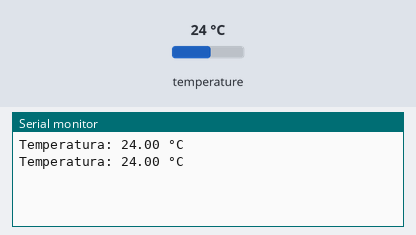
Recording of a sketch running on a simulated Arduino Uno, built with avr-gcc and run on an emulated ATmega328P. Shown: the last lines printed to the serial monitor. The inputs (shaded band) are chosen by the test bench; at power-on: temperature 24 °C.

Above: at 4.3 s.
4.4 s: temperature set to 12 °C
At 7.0 s:
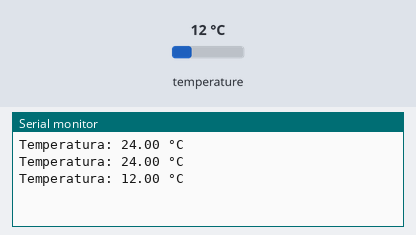
8.1 s: temperature set to 19 °C
At 10.2 s:
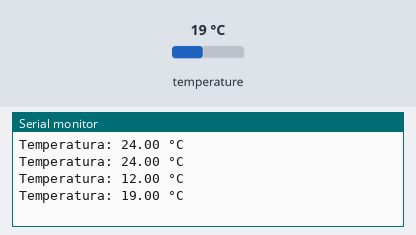
Timing chart, 0 to 11.7 s (numbered marks = the images above; inputs shaded):
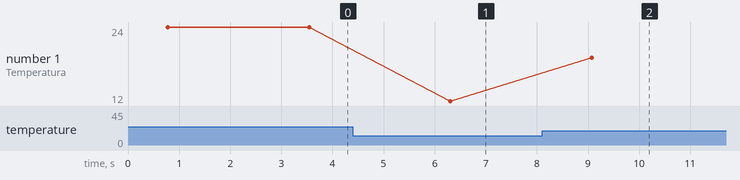

Measured:
- after the input at 4.4 s, the serial monitor: prints a new line after 1.9 s (image 1)
- after the input at 8.1 s, the serial monitor: prints a new line after 0.97 s (image 2)
- plotted number 1: 24 → 12 after the input at 4.4 s, 12 → 19 after the input at 8.1 s

The sketch:

Temp_DS18B20.ino
```cpp
#include <OneWire.h>                  // Librería comunicación OneWire
#include <DallasTemperature.h>        // Librería para sensor DS18B20

#define ONE_WIRE_BUS 5                // Define el pin GPIO 5 como de datos

OneWire oneWire(ONE_WIRE_BUS);        // Crea un objeto OneWire conectado al pin definido
DallasTemperature sensors(&oneWire);  // Crea un objeto "sensors" para manejar sensores Dallas en ese bus

void setup() {
  Serial.begin(115200);               // Comunicación serial a 115200 baudios
  sensors.begin();                    // Comunicación serial con el sensor
}

void loop() {
  sensors.requestTemperatures();      // Solicita temperatura al sensor
  float tempC = sensors.getTempCByIndex(0);  // Obtiene la temperatura en grados Celsius

  Serial.print("Temperatura: ");      // Printa Texto
  Serial.print(tempC);                // Printa Temperatura
  Serial.println(" °C");              // Printa Texto

  delay(2000);                        // Espera 2 sgundos
}
```
